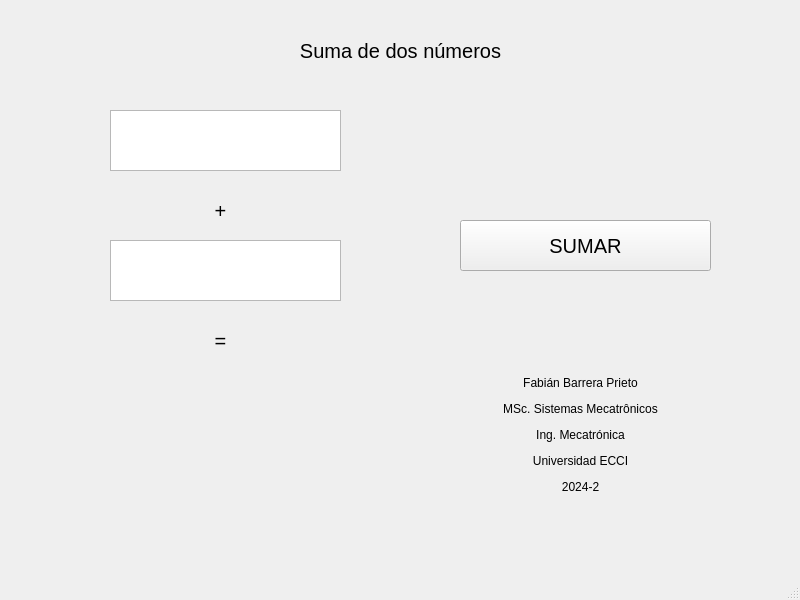
<?xml version="1.0" encoding="UTF-8"?>
<ui version="4.0">
 <class>MainWindow</class>
 <widget class="QMainWindow" name="MainWindow">
  <property name="geometry">
   <rect>
    <x>0</x>
    <y>0</y>
    <width>800</width>
    <height>600</height>
   </rect>
  </property>
  <property name="windowTitle">
   <string>MainWindow</string>
  </property>
  <widget class="QWidget" name="centralwidget">
   <widget class="QPushButton" name="pushButton">
    <property name="geometry">
     <rect>
      <x>460</x>
      <y>220</y>
      <width>251</width>
      <height>51</height>
     </rect>
    </property>
    <property name="font">
     <font>
      <pointsize>15</pointsize>
     </font>
    </property>
    <property name="text">
     <string>SUMAR</string>
    </property>
   </widget>
   <widget class="QTextEdit" name="textEdit">
    <property name="geometry">
     <rect>
      <x>110</x>
      <y>110</y>
      <width>231</width>
      <height>61</height>
     </rect>
    </property>
    <property name="font">
     <font>
      <pointsize>15</pointsize>
     </font>
    </property>
    <property name="autoFillBackground">
     <bool>false</bool>
    </property>
    <property name="autoFormatting">
     <set>QTextEdit::AutoNone</set>
    </property>
    <property name="html">
     <string>&lt;!DOCTYPE HTML PUBLIC &quot;-//W3C//DTD HTML 4.0//EN&quot; &quot;http://www.w3.org/TR/REC-html40/strict.dtd&quot;&gt;
&lt;html&gt;&lt;head&gt;&lt;meta name=&quot;qrichtext&quot; content=&quot;1&quot; /&gt;&lt;style type=&quot;text/css&quot;&gt;
p, li { white-space: pre-wrap; }
&lt;/style&gt;&lt;/head&gt;&lt;body style=&quot; font-family:'MS Shell Dlg 2'; font-size:15pt; font-weight:400; font-style:normal;&quot;&gt;
&lt;p align=&quot;center&quot; style=&quot;-qt-paragraph-type:empty; margin-top:0px; margin-bottom:0px; margin-left:0px; margin-right:0px; -qt-block-indent:0; text-indent:0px;&quot;&gt;&lt;br /&gt;&lt;/p&gt;&lt;/body&gt;&lt;/html&gt;</string>
    </property>
   </widget>
   <widget class="QTextEdit" name="textEdit_2">
    <property name="geometry">
     <rect>
      <x>110</x>
      <y>240</y>
      <width>231</width>
      <height>61</height>
     </rect>
    </property>
    <property name="font">
     <font>
      <pointsize>15</pointsize>
     </font>
    </property>
    <property name="html">
     <string>&lt;!DOCTYPE HTML PUBLIC &quot;-//W3C//DTD HTML 4.0//EN&quot; &quot;http://www.w3.org/TR/REC-html40/strict.dtd&quot;&gt;
&lt;html&gt;&lt;head&gt;&lt;meta name=&quot;qrichtext&quot; content=&quot;1&quot; /&gt;&lt;style type=&quot;text/css&quot;&gt;
p, li { white-space: pre-wrap; }
&lt;/style&gt;&lt;/head&gt;&lt;body style=&quot; font-family:'MS Shell Dlg 2'; font-size:15pt; font-weight:400; font-style:normal;&quot;&gt;
&lt;p align=&quot;center&quot; style=&quot;-qt-paragraph-type:empty; margin-top:0px; margin-bottom:0px; margin-left:0px; margin-right:0px; -qt-block-indent:0; text-indent:0px;&quot;&gt;&lt;br /&gt;&lt;/p&gt;&lt;/body&gt;&lt;/html&gt;</string>
    </property>
   </widget>
   <widget class="QLabel" name="label">
    <property name="geometry">
     <rect>
      <x>180</x>
      <y>30</y>
      <width>441</width>
      <height>41</height>
     </rect>
    </property>
    <property name="font">
     <font>
      <pointsize>15</pointsize>
     </font>
    </property>
    <property name="text">
     <string>Suma de dos números</string>
    </property>
    <property name="alignment">
     <set>Qt::AlignCenter</set>
    </property>
   </widget>
   <widget class="QLabel" name="label_2">
    <property name="geometry">
     <rect>
      <x>200</x>
      <y>190</y>
      <width>41</width>
      <height>41</height>
     </rect>
    </property>
    <property name="font">
     <font>
      <pointsize>15</pointsize>
     </font>
    </property>
    <property name="text">
     <string>+</string>
    </property>
    <property name="alignment">
     <set>Qt::AlignCenter</set>
    </property>
   </widget>
   <widget class="QLabel" name="label_3">
    <property name="geometry">
     <rect>
      <x>200</x>
      <y>320</y>
      <width>41</width>
      <height>41</height>
     </rect>
    </property>
    <property name="font">
     <font>
      <pointsize>15</pointsize>
     </font>
    </property>
    <property name="text">
     <string>=</string>
    </property>
    <property name="alignment">
     <set>Qt::AlignCenter</set>
    </property>
   </widget>
   <widget class="QLabel" name="label_4">
    <property name="geometry">
     <rect>
      <x>480</x>
      <y>370</y>
      <width>201</width>
      <height>131</height>
     </rect>
    </property>
    <property name="text">
     <string>&lt;html&gt;&lt;head/&gt;&lt;body&gt;&lt;p&gt;Fabián Barrera Prieto&lt;/p&gt;&lt;p&gt;MSc. Sistemas Mecatrônicos&lt;/p&gt;&lt;p&gt;Ing. Mecatrónica&lt;/p&gt;&lt;p&gt;Universidad ECCI&lt;/p&gt;&lt;p&gt;2024-2&lt;/p&gt;&lt;/body&gt;&lt;/html&gt;</string>
    </property>
    <property name="alignment">
     <set>Qt::AlignCenter</set>
    </property>
   </widget>
   <widget class="QLabel" name="label_5">
    <property name="geometry">
     <rect>
      <x>130</x>
      <y>380</y>
      <width>201</width>
      <height>71</height>
     </rect>
    </property>
    <property name="font">
     <font>
      <pointsize>15</pointsize>
      <weight>75</weight>
      <bold>true</bold>
     </font>
    </property>
    <property name="text">
     <string/>
    </property>
    <property name="alignment">
     <set>Qt::AlignCenter</set>
    </property>
   </widget>
  </widget>
  <widget class="QMenuBar" name="menubar">
   <property name="geometry">
    <rect>
     <x>0</x>
     <y>0</y>
     <width>800</width>
     <height>26</height>
    </rect>
   </property>
  </widget>
  <widget class="QStatusBar" name="statusbar"/>
 </widget>
 <resources/>
 <connections/>
</ui>
